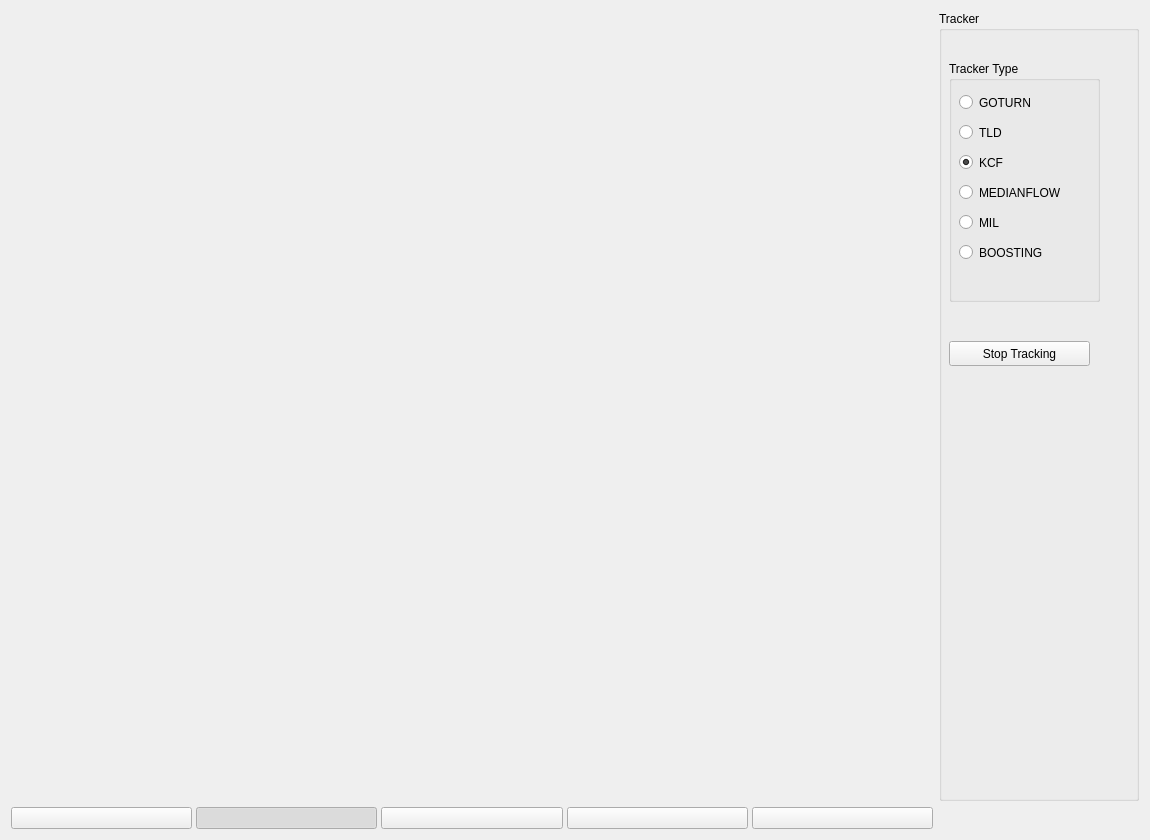
<?xml version="1.0" encoding="UTF-8"?>
<ui version="4.0">
 <class>VideoWindow</class>
 <widget class="QWidget" name="VideoWindow">
  <property name="geometry">
   <rect>
    <x>0</x>
    <y>0</y>
    <width>1150</width>
    <height>840</height>
   </rect>
  </property>
  <property name="windowTitle">
   <string>Video</string>
  </property>
  <layout class="QGridLayout" name="gridLayout">
   <item row="1" column="0">
    <layout class="QHBoxLayout" name="flow_control" stretch="0,0,0,0,0">
     <property name="spacing">
      <number>4</number>
     </property>
     <property name="sizeConstraint">
      <enum>QLayout::SetFixedSize</enum>
     </property>
     <item>
      <widget class="QPushButton" name="b_rewind_b">
       <property name="text">
        <string/>
       </property>
       <property name="icon">
        <iconset>
         <normaloff>graphics/i_rewind_b.png</normaloff>graphics/i_rewind_b.png</iconset>
       </property>
       <property name="checkable">
        <bool>true</bool>
       </property>
       <property name="autoExclusive">
        <bool>true</bool>
       </property>
      </widget>
     </item>
     <item>
      <widget class="QPushButton" name="b_stop">
       <property name="text">
        <string/>
       </property>
       <property name="icon">
        <iconset>
         <normaloff>graphics/i_stop.png</normaloff>graphics/i_stop.png</iconset>
       </property>
       <property name="checkable">
        <bool>true</bool>
       </property>
       <property name="checked">
        <bool>true</bool>
       </property>
       <property name="autoExclusive">
        <bool>true</bool>
       </property>
      </widget>
     </item>
     <item>
      <widget class="QPushButton" name="b_play">
       <property name="text">
        <string/>
       </property>
       <property name="icon">
        <iconset>
         <normaloff>graphics/i_play.png</normaloff>graphics/i_play.png</iconset>
       </property>
       <property name="checkable">
        <bool>true</bool>
       </property>
       <property name="autoExclusive">
        <bool>true</bool>
       </property>
      </widget>
     </item>
     <item>
      <widget class="QPushButton" name="b_pause">
       <property name="text">
        <string/>
       </property>
       <property name="icon">
        <iconset>
         <normaloff>graphics/i_pause.png</normaloff>graphics/i_pause.png</iconset>
       </property>
       <property name="checkable">
        <bool>true</bool>
       </property>
       <property name="autoExclusive">
        <bool>true</bool>
       </property>
      </widget>
     </item>
     <item>
      <widget class="QPushButton" name="b_rewind_f">
       <property name="text">
        <string/>
       </property>
       <property name="icon">
        <iconset>
         <normaloff>graphics/i_rewind_f.png</normaloff>graphics/i_rewind_f.png</iconset>
       </property>
       <property name="checkable">
        <bool>true</bool>
       </property>
       <property name="autoExclusive">
        <bool>true</bool>
       </property>
      </widget>
     </item>
    </layout>
   </item>
   <item row="0" column="1">
    <widget class="QGroupBox" name="gb_tracker">
     <property name="sizePolicy">
      <sizepolicy hsizetype="Fixed" vsizetype="Minimum">
       <horstretch>0</horstretch>
       <verstretch>0</verstretch>
      </sizepolicy>
     </property>
     <property name="minimumSize">
      <size>
       <width>200</width>
       <height>200</height>
      </size>
     </property>
     <property name="title">
      <string>Tracker</string>
     </property>
     <widget class="QPushButton" name="b_stop_tracking">
      <property name="geometry">
       <rect>
        <x>10</x>
        <y>330</y>
        <width>141</width>
        <height>25</height>
       </rect>
      </property>
      <property name="text">
       <string>Stop Tracking</string>
      </property>
      <property name="checkable">
       <bool>false</bool>
      </property>
      <property name="checked">
       <bool>false</bool>
      </property>
      <property name="autoRepeat">
       <bool>false</bool>
      </property>
      <property name="autoExclusive">
       <bool>true</bool>
      </property>
     </widget>
     <widget class="QGroupBox" name="gb_tracker_type">
      <property name="geometry">
       <rect>
        <x>10</x>
        <y>50</y>
        <width>151</width>
        <height>241</height>
       </rect>
      </property>
      <property name="title">
       <string>Tracker Type</string>
      </property>
      <widget class="QRadioButton" name="b_goturn">
       <property name="geometry">
        <rect>
         <x>10</x>
         <y>30</y>
         <width>112</width>
         <height>23</height>
        </rect>
       </property>
       <property name="text">
        <string>GOTURN</string>
       </property>
      </widget>
      <widget class="QRadioButton" name="b_tld">
       <property name="geometry">
        <rect>
         <x>10</x>
         <y>60</y>
         <width>112</width>
         <height>23</height>
        </rect>
       </property>
       <property name="text">
        <string>TLD</string>
       </property>
      </widget>
      <widget class="QRadioButton" name="b_kcf">
       <property name="geometry">
        <rect>
         <x>10</x>
         <y>90</y>
         <width>112</width>
         <height>23</height>
        </rect>
       </property>
       <property name="text">
        <string>KCF</string>
       </property>
       <property name="checked">
        <bool>true</bool>
       </property>
      </widget>
      <widget class="QRadioButton" name="b_medianflow">
       <property name="geometry">
        <rect>
         <x>10</x>
         <y>120</y>
         <width>112</width>
         <height>23</height>
        </rect>
       </property>
       <property name="text">
        <string>MEDIANFLOW</string>
       </property>
      </widget>
      <widget class="QRadioButton" name="b_mil">
       <property name="geometry">
        <rect>
         <x>10</x>
         <y>150</y>
         <width>112</width>
         <height>23</height>
        </rect>
       </property>
       <property name="text">
        <string>MIL</string>
       </property>
      </widget>
      <widget class="QRadioButton" name="b_boosting">
       <property name="geometry">
        <rect>
         <x>10</x>
         <y>180</y>
         <width>112</width>
         <height>23</height>
        </rect>
       </property>
       <property name="text">
        <string>BOOSTING</string>
       </property>
      </widget>
     </widget>
    </widget>
   </item>
   <item row="1" column="1">
    <widget class="QLabel" name="l_info">
     <property name="text">
      <string/>
     </property>
     <property name="alignment">
      <set>Qt::AlignLeading|Qt::AlignLeft|Qt::AlignTop</set>
     </property>
    </widget>
   </item>
  </layout>
 </widget>
 <resources/>
 <connections/>
</ui>
